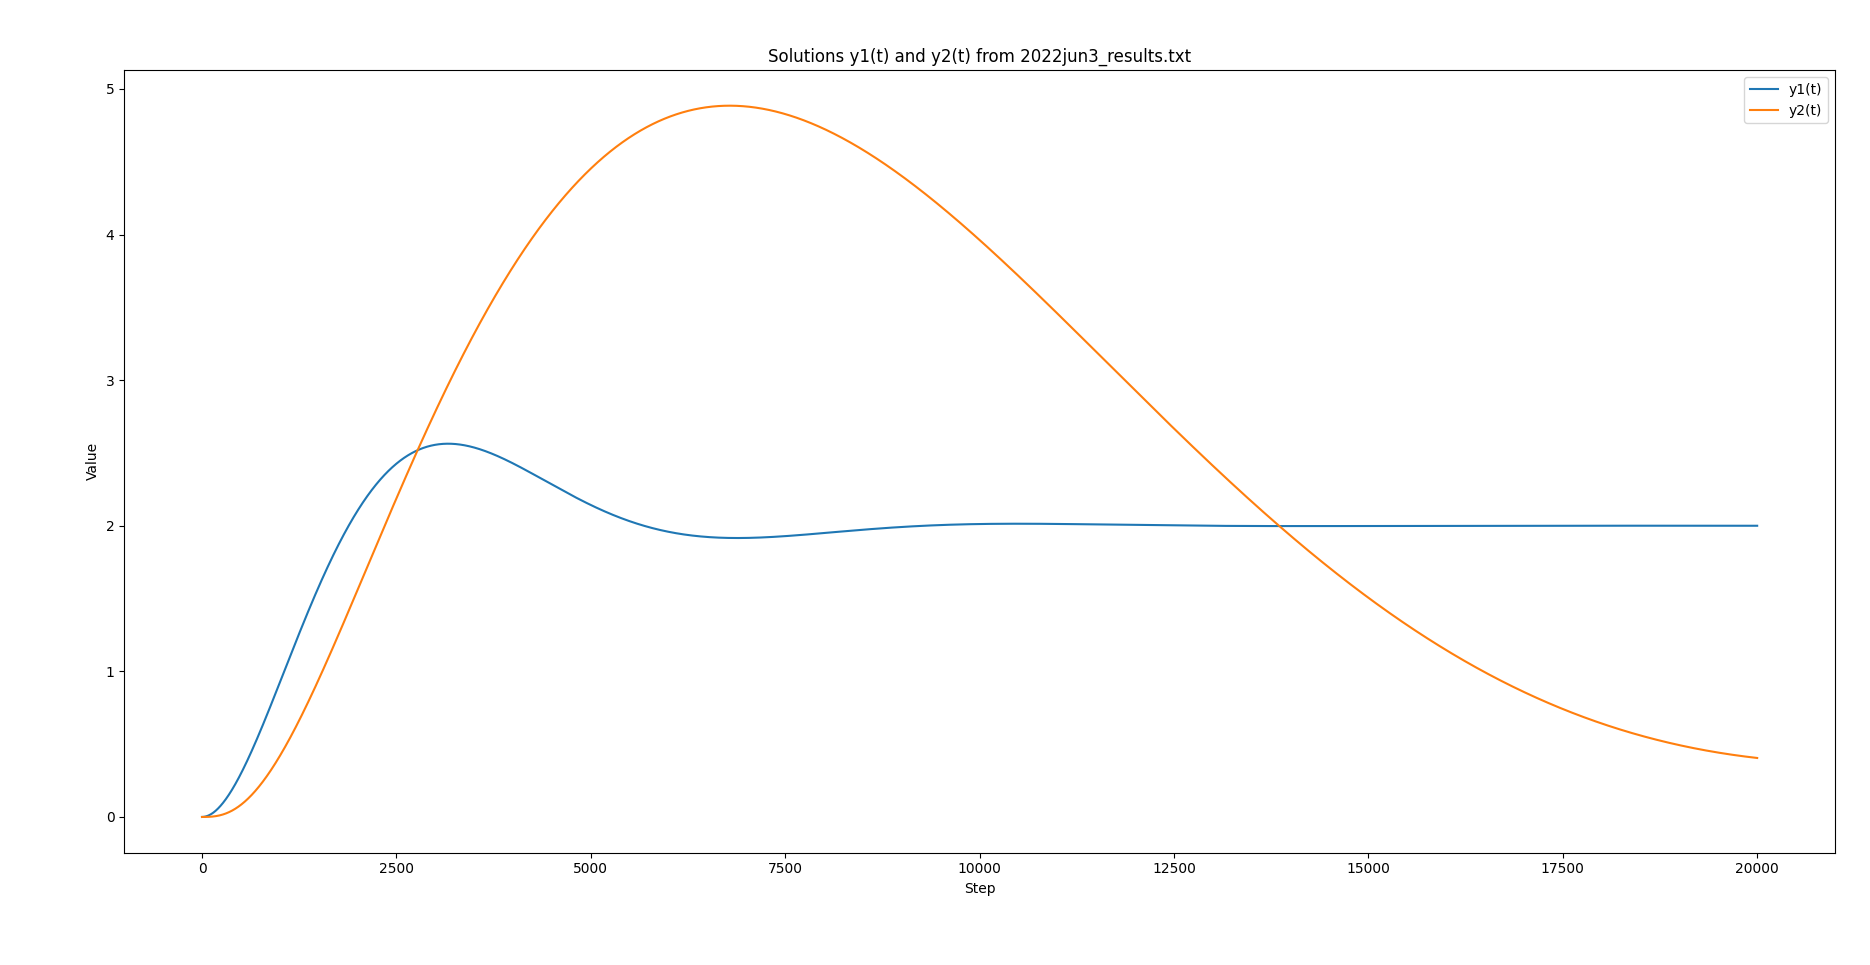

Reproduce this figure in Python.
import numpy as np
import matplotlib.pyplot as plt

data = np.loadtxt("2022jun3_results.txt")
t = np.arange(data.shape[0])
y1 = data[:, 0]
y2 = data[:, 1]

plt.figure(figsize=(8, 5))
plt.plot(t, y1, label="y1(t)")
plt.plot(t, y2, label="y2(t)")
plt.xlabel("Step")
plt.ylabel("Value")
plt.title("Solutions y1(t) and y2(t) from 2022jun3_results.txt")
plt.legend()
plt.tight_layout()
plt.show()
